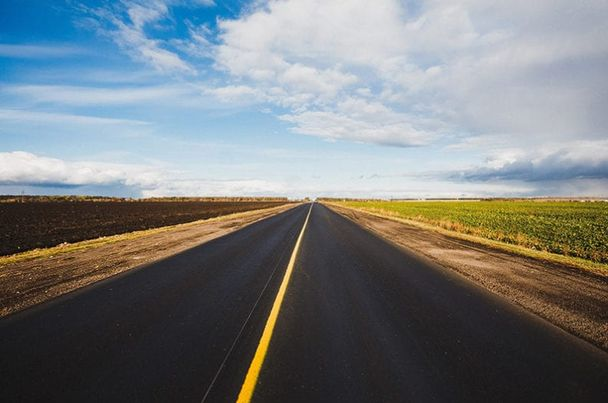
#> input picture HW1/image.jpg, 608 x 403 px
$ python sobel.py   (older library calls are emulated)
#> lines starting #> are read from the running program, lines starting #| are printed output that depends on the picture
import cv2
import numpy as np

img = cv2.imread("./image.jpg", 0)
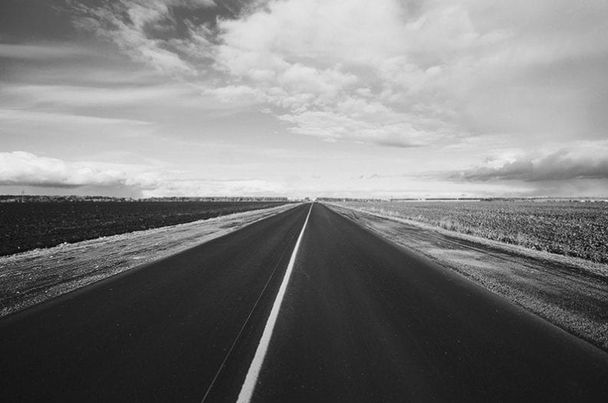
#> img: shape (403, 608); min 0, max 244, mean 122.8


x = cv2.Sobel(img, cv2.CV_16S, 1, 0)
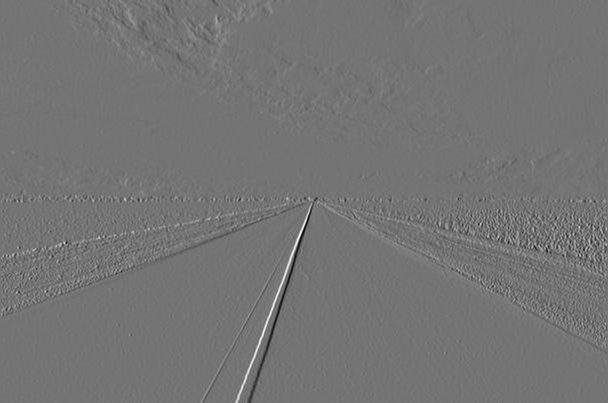
#> x: shape (403, 608) int16; min -584, max 694, mean 0.3; drawn with min black and max white
y = cv2.Sobel(img, cv2.CV_16S, 0, 1)
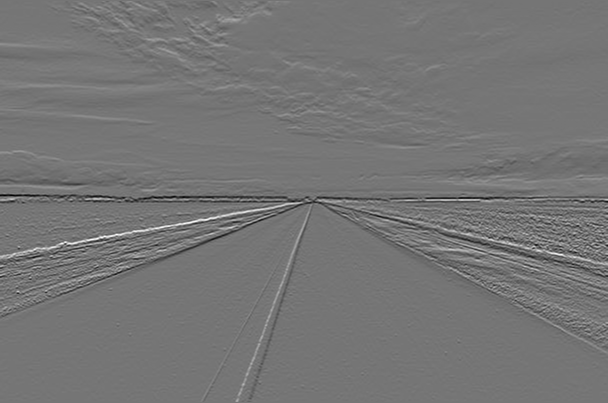
#> y: shape (403, 608) int16; min -611, max 710, mean -2.6; drawn with min black and max white
absX = cv2.convertScaleAbs(x)# 轉回uint8
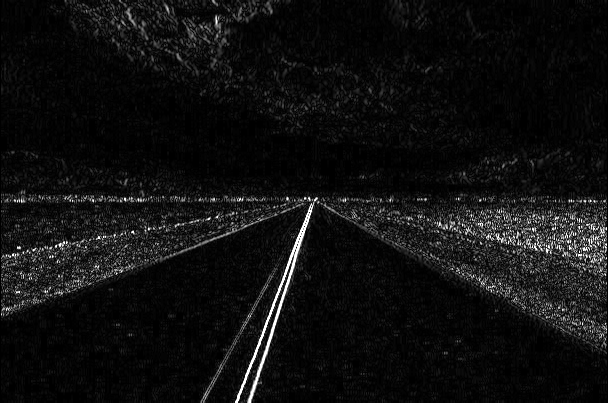
#> absX: shape (403, 608); min 0, max 255, mean 15.9
absY = cv2.convertScaleAbs(y)
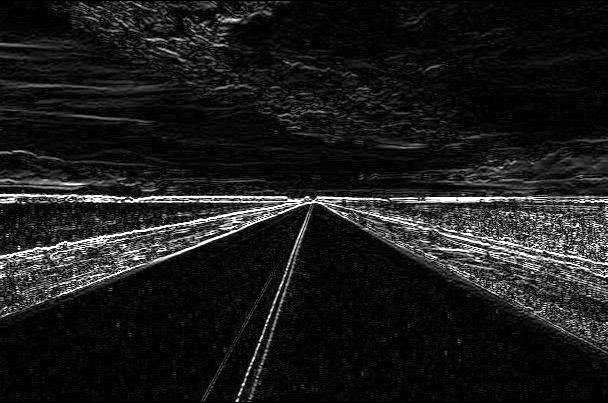
#> absY: shape (403, 608); min 0, max 255, mean 27.5

dst = cv2.addWeighted(absX, 0.5, absY, 0.5, 0)
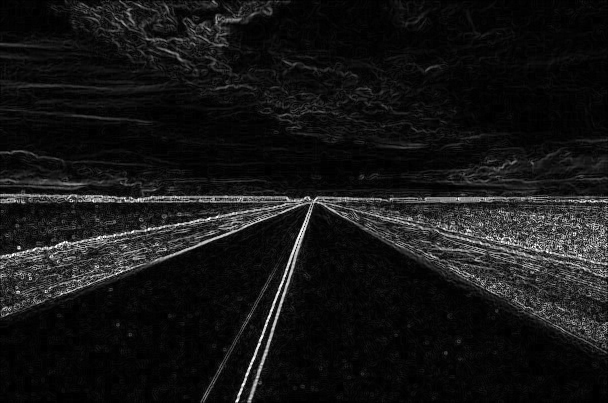
#> dst: shape (403, 608); min 0, max 255, mean 21.7

# [4 lines of commented-out code are left out]
cv2.imwrite("absX.jpg",absX)
cv2.imwrite("absY.jpg",absY)
cv2.imwrite("Result.jpg",dst)
while True :
    if cv2.waitKey(1) & 0xFF == ord('q'):
#> (key q is pressed here)
        break
cv2.destroyAllWindows()
